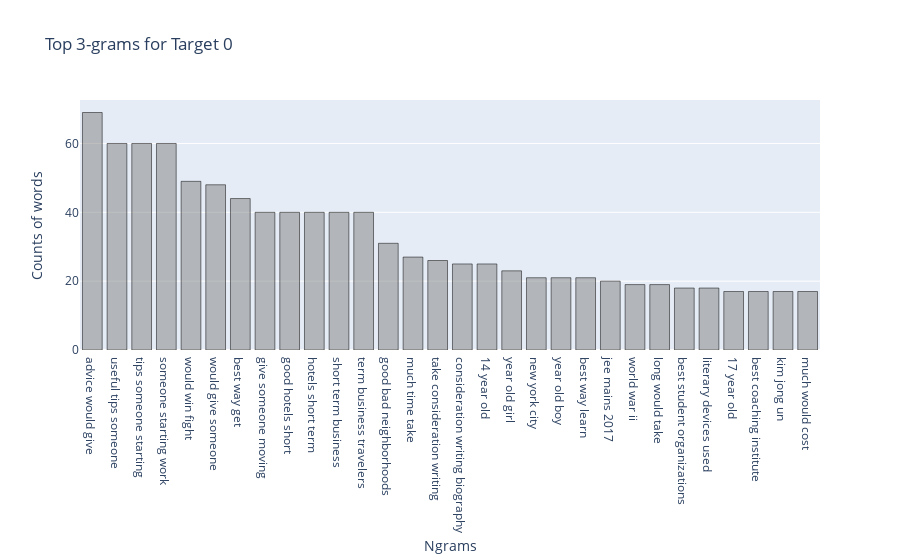

Here is the notebook cell this chart was saved with:
### Code cell
plot_top_ngrams(target0.question_text,ngrams=(3,3),top=30,color='rgba(128,128,128,0.5)',name="Top 3-grams for Target 0")

### Figure 1 — Plotly figure (JSON) as saved in the notebook; plotly's stock layout.template omitted (floating-point values rounded to 4 significant figures)
{"data": [{"marker": {"color": "rgba(128,128,128,0.5)", "line": {"color": "rgb(0,0,0)", "width": 0.5}}, "type": "bar", "x": ["advice would give", "useful tips someone", "tips someone starting", "someone starting work", "would win fight", "would give someone", "best way get", "give someone moving", "good hotels short", "hotels short term", "short term business", "term business travelers", "good bad neighborhoods", "much time take", "take consideration writing", "consideration writing biography", "14 year old", "year old girl", "new york city", "year old boy", "best way learn", "jee mains 2017", "world war ii", "long would take", "best student organizations", "literary devices used", "17 year old", "best coaching institute", "kim jong un", "much would cost"], "y": [69, 60, 60, 60, 49, 48, 44, 40, 40, 40, 40, 40, 31, 27, 26, 25, 25, 23, 21, 21, 21, 20, 19, 19, 18, 18, 17, 17, 17, 17]}], "layout": {"title": {"text": "Top 3-grams for Target 0"}, "xaxis": {"title": {"text": "Ngrams"}}, "yaxis": {"title": {"text": "Counts of words"}}}}
